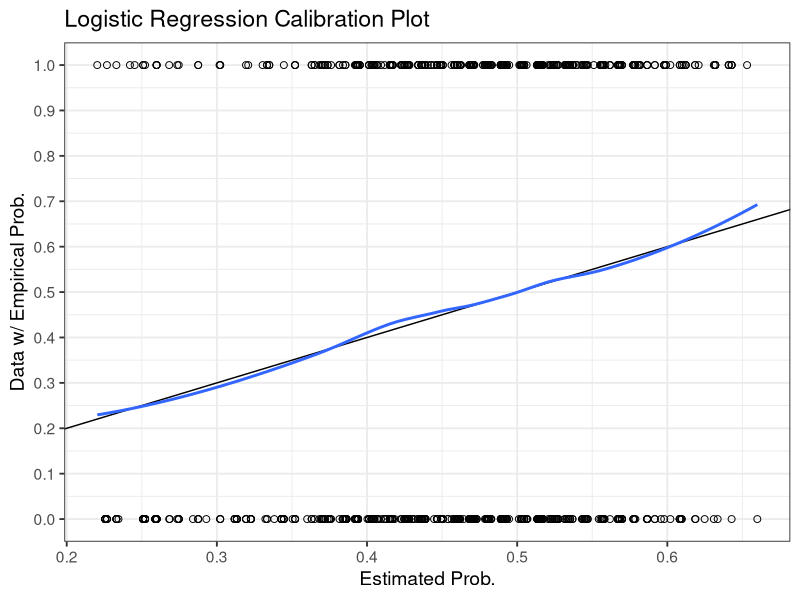
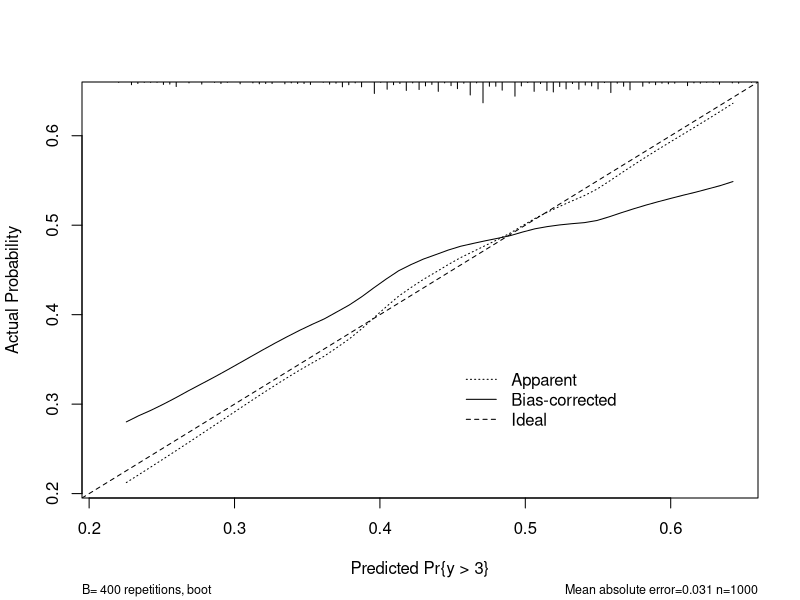

Reproduce these figures in R, in order.
set.seed(124)
library(ggplot2); theme_set(theme_bw(base_size = 14))

dat <- lme4::InstEval
dat <- dat[sample(nrow(dat), 1000), ]

fit <- glm(y > 3 ~ studage + lectage + service + dept, binomial, dat)
pdat <- with(dat, data.frame(y = ifelse(y > 3, 1, 0),
                             prob = predict(fit, type = "response")))
ggplot(pdat, aes(prob, y)) +
  geom_point(shape = 21, size = 2) +
  geom_abline(slope = 1, intercept = 0) +
  geom_smooth(method = stats::loess, se = FALSE) +
  scale_x_continuous(breaks = seq(0, 1, 0.1)) +
  scale_y_continuous(breaks = seq(0, 1, 0.1)) +
  xlab("Estimated Prob.") +
  ylab("Data w/ Empirical Prob.") +
  ggtitle("Logistic Regression Calibration Plot")


library(rms)

refit <- lrm(y > 3 ~ studage + lectage + service + dept, dat, x = TRUE, y = TRUE)
plot(calibrate(refit, B = 400))
